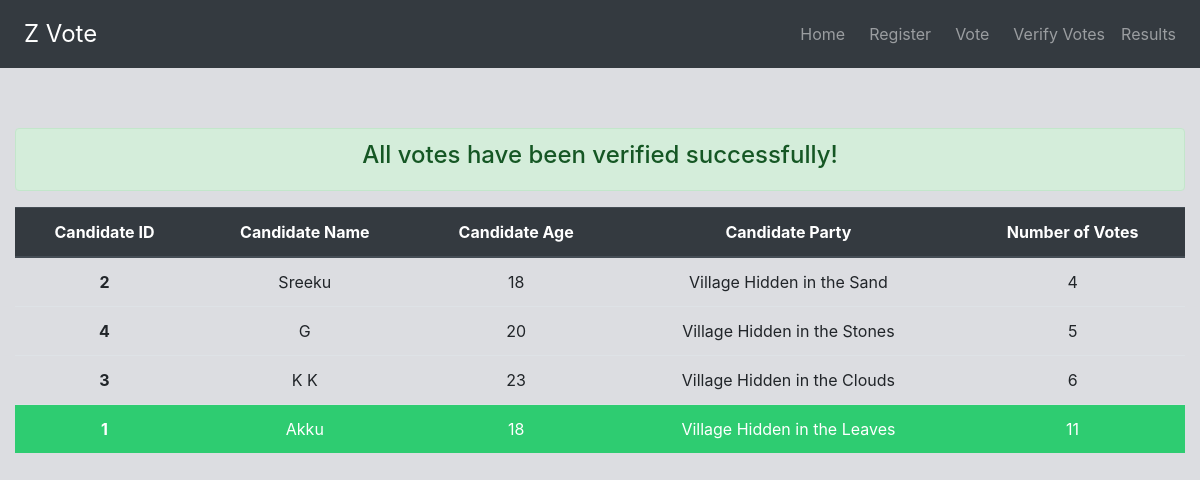
The app's page /results with its own data.
### poll/models.py (models this page shows, shortened)
class Candidate(models.Model):
    candidateID = models.IntegerField(primary_key=True)
    name = models.CharField(max_length=100)
    age = models.IntegerField(default=18)
    party = models.CharField(max_length=100)
    criminalRecords = models.BooleanField(default=False)
    count = models.IntegerField(default=0)

### poll/views.py (the view)
# urls.py: path('results', views.result, name='result'),
def result(request):
    if request.method == "GET":
        global resultCalculated
        voteVerification = verifyVotes()
        if len(voteVerification):
                return render(request, 'poll/verification.html', {'verification':"Verification failed.\
                Votes have been tampered in following blocks --> {}. The authority \
                    will resolve the issue".format(voteVerification), 'error':True})
        if not resultCalculated:
            list_of_votes = models.Vote.objects.all()
            for vote in list_of_votes:
                candidate = models.Candidate.objects.filter(candidateID=vote.vote)[0]
                candidate.count += 1
                candidate.save()
            resultCalculated = True
        context = {"candidates":models.Candidate.objects.order_by('count'), "winner":models.Candidate.objects.order_by('count').reverse()[0]}
        return render(request, 'poll/results.html', context)

### poll/merkleTree/merkleTree.py (called while the page is built)
    def isLeaf(self):
        return ((self.left == None) and (self.right == None))

    def __returnHash(self, x):
            return (hashlib.sha256(x.encode()).hexdigest())

    def calculateMerkleRoot(self):
        def __merkleHash(node):
            if node.isLeaf():
                return node
            left = __merkleHash(node.left).data
            right = __merkleHash(node.right).data
            node.data = self.__returnHash(left+right)
            return node
        merkleRoot = __merkleHash(self.root)
        self._merkleRoot = merkleRoot.data
        return self._merkleRoot

    def getMerkleRoot(self):
        return self._merkleRoot

### poll/models.py (called while the page is built)
    def __str__(self):
        return "{}|{}|{}".format(self.id, self.vote, self.timestamp)

### poll/views.py (called while the page is built)
def verifyVotes():
    block_count = models.Block.objects.count()
    tampered_block_list = []
    for i in range (1, block_count+1):
        block = models.Block.objects.get(id=i)
        transactions = models.Vote.objects.filter(block_id=i)
        str_transactions = [str(x) for x in transactions]
        merkle_tree = merkleTree.merkleTree()
        merkle_tree.makeTreeFromArray(str_transactions)
        merkle_tree.calculateMerkleRoot()
        if (block.merkle_hash == merkle_tree.getMerkleRoot()):
            continue
        else:
            tampered_block_list.append(i)
    return tampered_block_list

### poll/templates/poll/results.html
{% extends 'poll/base.html' %}
{% block content %}
    <div class="alert alert-success text-center" role="alert">
        <h4 class="alert-heading">All votes have been verified successfully!</h4>
    </div>
    <table class="table table-hover text-center">
        <thead class="thead-dark">
            <tr>
                <th scope="col">Candidate ID</th>
                <th scope="col">Candidate Name</th>
                <th scope="col">Candidate Age</th>
                <th scope="col">Candidate Party</th>
                <th scope="col">Number of Votes</th>
            </tr>
        </thead>
        {% if candidates %}
        <tbody>
        {% for candidate in candidates %}
            <tr style="{% if candidate == winner %} background-color:#2ecc71; color:white; {% endif %}">
                <th scope="row">{{ candidate.candidateID }}</th>
                <td>{{ candidate.name }}</td>
                <td>{{ candidate.age }}</td>
                <td>{{ candidate.party }}</td>
                <td>{{ candidate.count }}</td>
            </tr>
        {% endfor %}
        </tbody>
    </table>
        {% else %}
        <p>No candidates yet</p>
        {% endif %}
{% endblock content %}

### records on screen
Candidate: candidateID "2", name "Sreeku", age "18", party "Village Hidden in the Sand", count "4"
Candidate: candidateID "4", name "G", age "20", party "Village Hidden in the Stones", count "5"
Candidate: candidateID "3", name "K K", age "23", party "Village Hidden in the Clouds", count "6"
Candidate: candidateID "1", name "Akku", age "18", party "Village Hidden in the Leaves", count "11"
